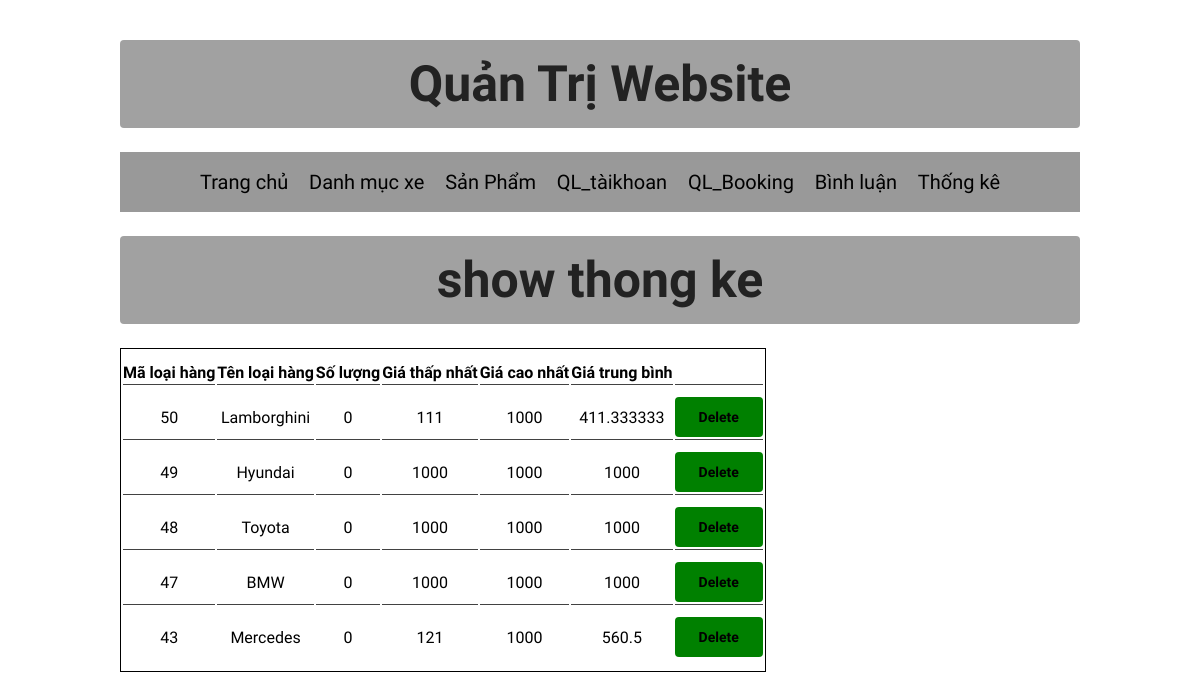
/admin/index.php?act=listthongke, run on an earlier commit of the app's database.
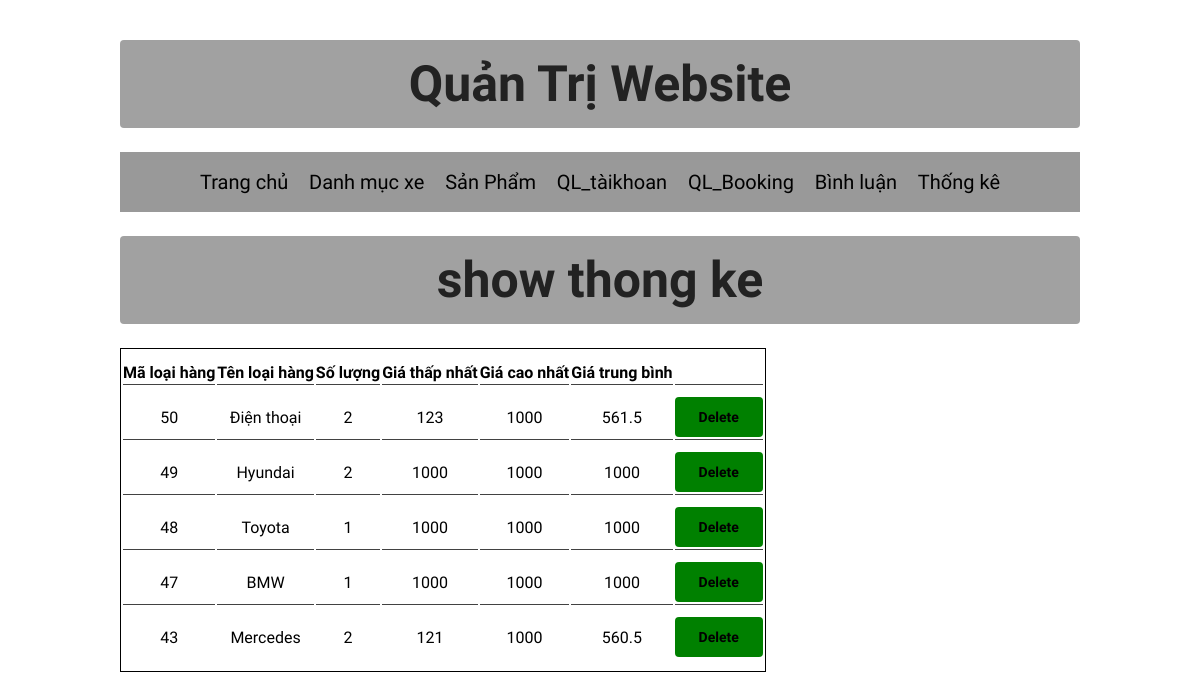
And on a later commit of the database.
### tables this page shows
CREATE TABLE `danhmuc` (
  `id` int(11) NOT NULL,
  `name1` varchar(255) NOT NULL
);

### modal/pdo.php (called while the page is built, shortened)
<?php
function pdo_get_connection(){
    $dburl = "mysql:host=localhost;dbname=duan1;charset=utf8";
    $username = 'root';
    $password = '';
    $conn = new PDO($dburl, $username, $password);
    $conn->setAttribute(PDO::ATTR_ERRMODE, PDO::ERRMODE_EXCEPTION);
    return $conn;
}
function pdo_query($sql){
    $sql_args = array_slice(func_get_args(), 1);
    try{
        $conn = pdo_get_connection();
        $stmt = $conn->prepare($sql);
        $stmt->execute($sql_args);
        $rows = $stmt->fetchAll();
        return $rows;
    }
    catch(PDOException $e){
        throw $e;
    }
    finally{
        unset($conn);
    }
}

### modal/thongke.php (called while the page is built, shortened)
<?php
function load_all_thongke()
{
    $sql  = "SELECT danhmuc.id, danhmuc.name1, COUNT(sanpham.id_xebook) as count_sp, min(sanpham.price) as min_gia, max(sanpham.price) as max_gia, avg(sanpham.price) as avg_gia";
    $sql .= " from sanpham left join danhmuc on danhmuc.id = sanpham.iddm";
    $sql .= " group by danhmuc.id order by danhmuc.id desc";
    $list_thongke = pdo_query($sql);
    return $list_thongke;
}

### admin/thongke/list.php (the view, shortened to what this page needs)
<div class="bg-gray-200 ">
    <div class="container mx-auto p-24">
        <h1 class="container mx-auto text-4xl text-red-500">show thong ke</h1>
        <table class="table-auto border-separate border border-green-900">
            <thead>
                <tr>
                    <th class="border border-green-600 px-3">Mã loại hàng</th>
                    <th class="border border-green-600 px-3">Tên loại hàng</th>
                    <th class="border border-green-600 px-3">Số lượng</th>
                    <th class="border border-green-600 px-3">Giá thấp nhất</th>
                    <th class="border border-green-600 px-3">Giá cao nhất</th>
                    <th class="border border-green-600 px-3">Giá trung bình</th>
                </tr>
            </thead>
            <tbody>
                <?php
                foreach ($list_thongke as $show) {
                    extract($show);
                    echo '
                <tr>
                    <td class="border border-green-600 px-3">' . $id . '</td>
                    <td class="border border-green-600 px-3">' . $name1 . '</td>
                    <td class="border border-green-600 px-3">' . $count_sp . '</td>
                    <td class="border border-green-600 px-3">' . $min_gia . '</td>
                    <td class="border border-green-600 px-3">' . $max_gia . '</td>
                    <td class="border border-green-600 px-3">' . $avg_gia . '</td>
                    <td>
                    <a href="index.php?act=xoatk&id='.$id.'"><button class="normal update" >Delete</button></a>
                </td>
                </tr>
            ';
                }
                ?>
            </tbody>
        </table>
        <br> <br>
    </div>
</div>

### admin/header.php (shortened to what this page needs)
<!DOCTYPE html>
<html lang="en">
    <head>
        <link rel="stylesheet" href="../admin/style.css">
        <link rel="stylesheet" href="../admin/style2.css">
    </head>
    <body>
        <div class="app">
            <h1>Quản Trị Website</h1>
            <ul>
                <li><a href="index.php?act=home">Trang chủ</a>
            </li>
                <li><a class="active"  href="index.php?act=listdm">Danh mục xe</a></li>
                <li><a  href="index.php?act=addsp">Sản Phẩm</a></li>
                <li><a  href="index.php?act=taikhoan">QL_tàikhoan</a></li>
                <li><a  href="index.php?act=booking">QL_Booking</a></li>
                <li><a   href="index.php?act=list_binhluan">Bình luận</a></li>
                <li><a href="index.php?act=listthongke">Thống kê</a></li>
            </ul>

### admin/index.php (shortened to what this page needs)
<?php
include "header.php";
include "../modal/pdo.php";
include "../modal/sanpham.php";
include "../modal/thongke.php";
if(isset($_GET['act'])){
    $act=$_GET['act'];
    switch($act){
            case 'listthongke':
                $list_thongke= load_all_thongke();
                include "thongke/list.php";
                break;
    }
}else {
    include "home.php";
}
include "footer.php";
?>

### admin/footer.php
</body>
</html>

### admin/style.css (style rules this page uses)
* { margin: 0; padding: 0; box-sizing: border-box; font-family: 'Spartan',sans-serif; }
h1 { font-size: 50px; line-height: 64px; color: #222; }
button.normal { font-size: 14px; font-weight: 600; padding: 15px 30px; color: #000; background-color: #fff; border-radius: 4px; cursor: pointer; border: none; outline: none; transition: 0.2s; }
body { width: 100%; }

### admin/style2.css (style rules this page uses)
.app { padding: 40px 120px; }
h1 { padding: 12px 0; background-color: #a1a1a1; text-align: center; border-radius: 4px; margin-bottom: 24px; }
ul { display: flex; justify-content: space-between; align-items: center; padding: 0 80px; background-color: #999; height: 60px; margin-bottom: 24px; }
li { list-style: none; position: relative; }
li a { text-decoration: none; font-size: 20px; color: #000; display: block; font-weight: 500; }
table { padding: 0 40px; }
thead { font-weight: 500; }
button.update { background-color: green; padding: 12px 24px; }
table { border: 1px solid #000; padding: 12px 0; }
tbody tr td { border-top: 1px solid rgba(0, 0, 0, 0.742); padding-top: 12px; text-align: center; }

What changed in the data, as far as the page shows it:
changed danhmuc id 50: name1 "Lamborghini" → "Điện thoại"; count_sp "0" → "2"; min_gia "111" → "123"; avg_gia "411.333333" → "561.5"
computed for danhmuc "Hyundai": count_sp "0" → "2"
computed for danhmuc "Toyota": count_sp "0" → "1"
computed for danhmuc "BMW": count_sp "0" → "1"
computed for danhmuc "Mercedes": count_sp "0" → "2"
